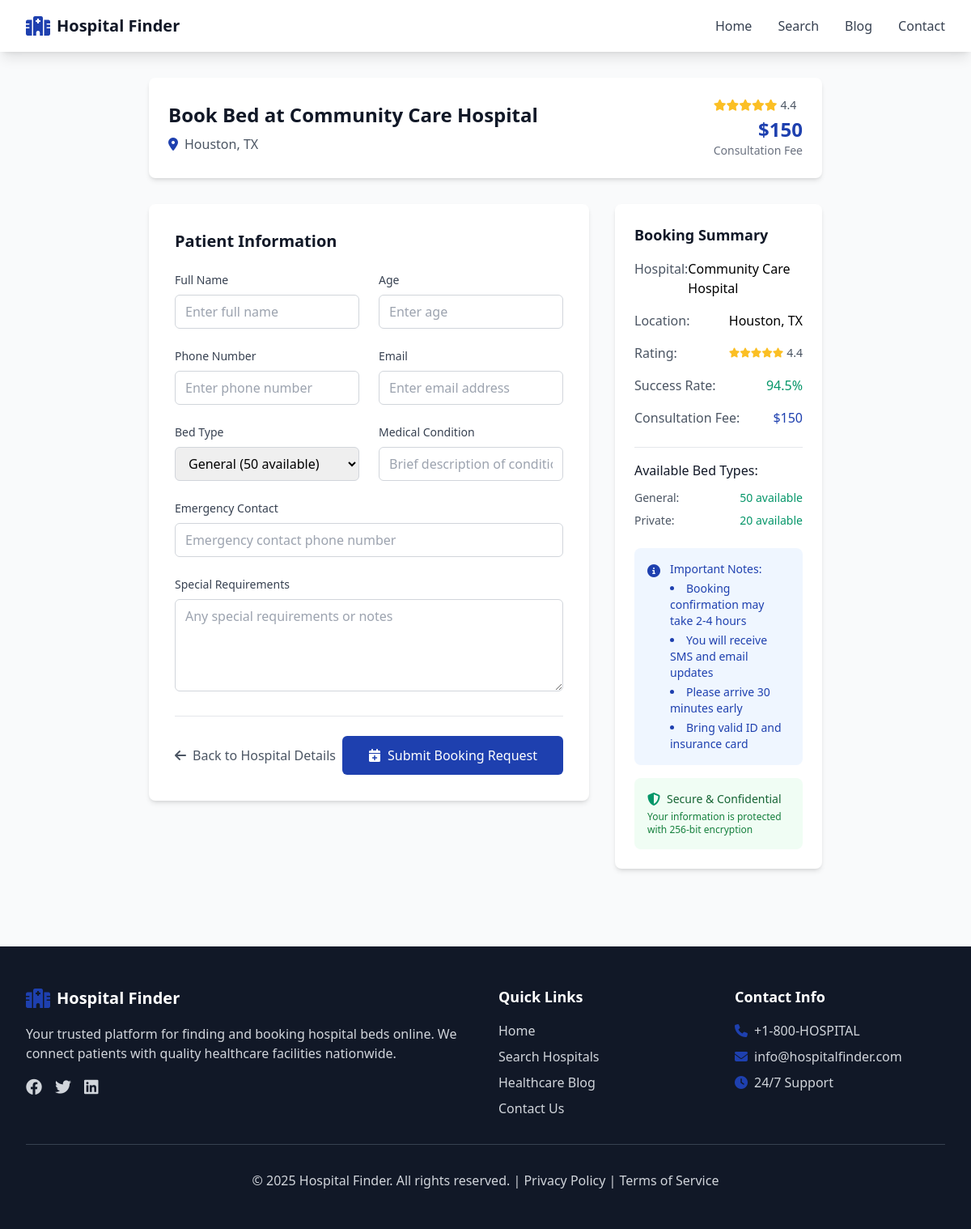
/book/4, run on the app's committed database.
### main.py (models this page shows, shortened)
class Hospital(db.Model):
    id = db.Column(db.Integer, primary_key=True)
    name = db.Column(db.String(200), nullable=False)
    city = db.Column(db.String(100), nullable=False)
    state = db.Column(db.String(50), nullable=False)
    address = db.Column(db.Text, nullable=False)
    phone = db.Column(db.String(20), nullable=False)
    email = db.Column(db.String(120), nullable=False)
    website = db.Column(db.String(200))
    description = db.Column(db.Text, nullable=False)
    specialties = db.Column(db.Text, nullable=False)  # JSON string
    bed_types = db.Column(db.Text, nullable=False)    # JSON string
    available_beds = db.Column(db.Text, nullable=False)  # JSON string
    doctor_rating = db.Column(db.Float, nullable=False)
    success_rate = db.Column(db.Float, nullable=False)
    consultation_fee = db.Column(db.Integer, nullable=False)
    facilities = db.Column(db.Text, nullable=False)  # JSON string
    image_url = db.Column(db.String(500))
    created_at = db.Column(db.DateTime, default=datetime.utcnow)
    def get_available_beds(self):
        return json.loads(self.available_beds) if self.available_beds else {}

### main.py (the view, shortened to what this page needs)
@app.route('/book/<int:id>', methods=['GET', 'POST'])
def book_hospital(id):
    hospital = Hospital.query.get_or_404(id)
    form = BookingForm()
    available_beds = hospital.get_available_beds()
    bed_choices = [(bed_type, f"{bed_type} ({count} available)")
                   for bed_type, count in available_beds.items() if count > 0]
    form.bed_type.choices = bed_choices
    return render_template('booking.html',
                         hospital=hospital,
                         form=form,
                         title=f'Book Bed at {hospital.name} - Hospital Finder',
                         meta_description=f'Book a hospital bed at {hospital.name}. Quick and secure online booking.')

### main.py
class BookingForm(FlaskForm):
    patient_name = StringField('Full Name', validators=[DataRequired(), Length(min=2, max=200)])
    patient_age = IntegerField('Age', validators=[DataRequired(), NumberRange(min=0, max=150)])
    patient_phone = StringField('Phone Number', validators=[DataRequired(), Length(min=10, max=20)])
    patient_email = StringField('Email', validators=[DataRequired(), Email()])
    bed_type = SelectField('Bed Type', choices=[], validators=[DataRequired()])
    medical_condition = StringField('Medical Condition', validators=[DataRequired(), Length(min=2, max=200)])
    emergency_contact = StringField('Emergency Contact', validators=[DataRequired(), Length(min=10, max=20)])
    special_requirements = TextAreaField('Special Requirements', validators=[Length(max=1000)])

### templates/booking.html (shortened to what this page needs)
{% extends "base.html" %}
{% block content %}
<div class="max-w-4xl mx-auto px-4 sm:px-6 lg:px-8 py-8">
    <div class="bg-white rounded-lg shadow-md p-6 mb-8">
        <div class="flex items-center justify-between">
            <div>
                <h1 class="text-2xl font-bold text-gray-900 mb-2">Book Bed at {{ hospital.name }}</h1>
                <div class="flex items-center text-gray-600">
                    <i class="fas fa-map-marker-alt mr-2 text-medical-blue"></i>
                    <span>{{ hospital.city }}, {{ hospital.state }}</span>
                </div>
            </div>
            <div class="text-right">
                <div class="flex items-center mb-1">
                    {% for i in range(5) %}
                        <i class="fas fa-star {% if i < hospital.doctor_rating %}rating-stars{% else %}text-gray-300{% endif %} text-sm"></i>
                    {% endfor %}
                    <span class="text-sm text-gray-600 ml-1">{{ hospital.doctor_rating }}</span>
                </div>
                <div class="text-2xl font-bold text-medical-blue">${{ hospital.consultation_fee }}</div>
                <div class="text-sm text-gray-500">Consultation Fee</div>
            </div>
        </div>
    </div>
    <div class="grid grid-cols-1 lg:grid-cols-3 gap-8">
        <div class="lg:col-span-2">
            <div class="bg-white rounded-lg shadow-md p-8">
                <h2 class="text-xl font-bold text-gray-900 mb-6">Patient Information</h2>
                <form method="POST" class="space-y-6">
                    <div class="grid grid-cols-1 md:grid-cols-2 gap-6">
                        <div>
                            {{ form.patient_name.label(class="block text-sm font-medium text-gray-700 mb-2") }}
                            {{ form.patient_name(class="w-full px-3 py-2 border border-gray-300 rounded-md focus:outline-none focus:ring-2 focus:ring-medical-blue", placeholder="Enter full name") }}
                        </div>
                        <div>
                            {{ form.patient_age.label(class="block text-sm font-medium text-gray-700 mb-2") }}
                            {{ form.patient_age(class="w-full px-3 py-2 border border-gray-300 rounded-md focus:outline-none focus:ring-2 focus:ring-medical-blue", placeholder="Enter age") }}
                        </div>
                    </div>
                    <div class="grid grid-cols-1 md:grid-cols-2 gap-6">
                        <div>
                            {{ form.patient_phone.label(class="block text-sm font-medium text-gray-700 mb-2") }}
                            {{ form.patient_phone(class="w-full px-3 py-2 border border-gray-300 rounded-md focus:outline-none focus:ring-2 focus:ring-medical-blue", placeholder="Enter phone number") }}
                        </div>
                        <div>
                            {{ form.patient_email.label(class="block text-sm font-medium text-gray-700 mb-2") }}
                            {{ form.patient_email(class="w-full px-3 py-2 border border-gray-300 rounded-md focus:outline-none focus:ring-2 focus:ring-medical-blue", placeholder="Enter email address") }}
                        </div>
                    </div>
                    <div class="grid grid-cols-1 md:grid-cols-2 gap-6">
                        <div>
                            {{ form.bed_type.label(class="block text-sm font-medium text-gray-700 mb-2") }}
                            {{ form.bed_type(class="w-full px-3 py-2 border border-gray-300 rounded-md focus:outline-none focus:ring-2 focus:ring-medical-blue") }}
                        </div>
                        <div>
                            {{ form.medical_condition.label(class="block text-sm font-medium text-gray-700 mb-2") }}
                            {{ form.medical_condition(class="w-full px-3 py-2 border border-gray-300 rounded-md focus:outline-none focus:ring-2 focus:ring-medical-blue", placeholder="Brief description of condition") }}
                        </div>
                    </div>
                    <div>
                        {{ form.emergency_contact.label(class="block text-sm font-medium text-gray-700 mb-2") }}
                        {{ form.emergency_contact(class="w-full px-3 py-2 border border-gray-300 rounded-md focus:outline-none focus:ring-2 focus:ring-medical-blue", placeholder="Emergency contact phone number") }}
                    </div>
                    <div>
                        {{ form.special_requirements.label(class="block text-sm font-medium text-gray-700 mb-2") }}
                        {{ form.special_requirements(class="w-full px-3 py-2 border border-gray-300 rounded-md focus:outline-none focus:ring-2 focus:ring-medical-blue", rows="4", placeholder="Any special requirements or notes") }}
                    </div>
                    <div class="border-t border-gray-200 pt-6">
                        <div class="flex justify-between items-center">
                            <a href="{{ url_for('hospital_detail', id=hospital.id) }}"
                               class="text-gray-600 hover:text-gray-800 transition-colors">
                                <i class="fas fa-arrow-left mr-2"></i>Back to Hospital Details
                            </a>
                            <button type="submit"
                                    class="bg-medical-blue text-white px-8 py-3 rounded-md hover:bg-blue-700 transition-colors font-medium">
                                <i class="fas fa-calendar-plus mr-2"></i>Submit Booking Request
                            </button>
                        </div>
                    </div>
                </form>
            </div>
        </div>
        <div class="lg:col-span-1">
            <div class="bg-white rounded-lg shadow-md p-6 sticky top-24">
                <h3 class="text-lg font-bold text-gray-900 mb-4">Booking Summary</h3>
                <div class="space-y-4 mb-6">
                    <div class="flex justify-between">
                        <span class="text-gray-600">Hospital:</span>
                        <span class="font-medium">{{ hospital.name }}</span>
                    </div>
                    <div class="flex justify-between">
                        <span class="text-gray-600">Location:</span>
                        <span class="font-medium">{{ hospital.city }}, {{ hospital.state }}</span>
                    </div>
                    <div class="flex justify-between">
                        <span class="text-gray-600">Rating:</span>
                        <div class="flex items-center">
                            {% for i in range(5) %}
                                <i class="fas fa-star {% if i < hospital.doctor_rating %}rating-stars{% else %}text-gray-300{% endif %} text-xs"></i>
                            {% endfor %}
                            <span class="text-sm text-gray-600 ml-1">{{ hospital.doctor_rating }}</span>
                        </div>
                    </div>
                    <div class="flex justify-between">
                        <span class="text-gray-600">Success Rate:</span>
                        <span class="font-medium text-medical-green">{{ hospital.success_rate }}%</span>
                    </div>
                    <div class="flex justify-between">
                        <span class="text-gray-600">Consultation Fee:</span>
                        <span class="font-medium text-medical-blue">${{ hospital.consultation_fee }}</span>
                    </div>
                </div>
                <div class="border-t border-gray-200 pt-4 mb-6">
                    <h4 class="font-medium text-gray-900 mb-3">Available Bed Types:</h4>
                    <div class="space-y-2">
                        {% for bed_type, count in hospital.get_available_beds().items() %}
                        <div class="flex justify-between text-sm">
                            <span class="text-gray-600">{{ bed_type }}:</span>
                            <span class="{% if count > 0 %}text-medical-green{% else %}text-red-500{% endif %} font-medium">
                                {{ count }} available
                            </span>
                        </div>
                        {% endfor %}
                    </div>
                </div>
                <div class="bg-blue-50 p-4 rounded-lg">
                    <div class="flex items-start">
                        <i class="fas fa-info-circle text-medical-blue mt-1 mr-3"></i>
                        <div class="text-sm text-blue-800">
                            <p class="font-medium mb-1">Important Notes:</p>
                            <ul class="list-disc list-inside space-y-1">
                                <li>Booking confirmation may take 2-4 hours</li>
                                <li>You will receive SMS and email updates</li>
                                <li>Please arrive 30 minutes early</li>
                                <li>Bring valid ID and insurance card</li>
                            </ul>
                        </div>
                    </div>
                </div>
                <div class="mt-4 p-4 bg-green-50 rounded-lg">
                    <div class="flex items-center">
                        <i class="fas fa-shield-alt text-medical-green mr-2"></i>
                        <span class="text-sm text-green-800 font-medium">Secure & Confidential</span>
                    </div>
                    <p class="text-xs text-green-700 mt-1">Your information is protected with 256-bit encryption</p>
                </div>
            </div>
        </div>
    </div>
</div>
{% endblock %}

### templates/base.html (style rules this page uses)
.rating-stars { color: #fbbf24; }

### data on the page
Hospital: name "Community Care Hospital", city "Houston", state "TX", doctor_rating "4.4", consultation_fee "150", success_rate "94.5"

### other printed values
{{ bed_type }} "General" "Private"
{{ count }} "50" "20"
